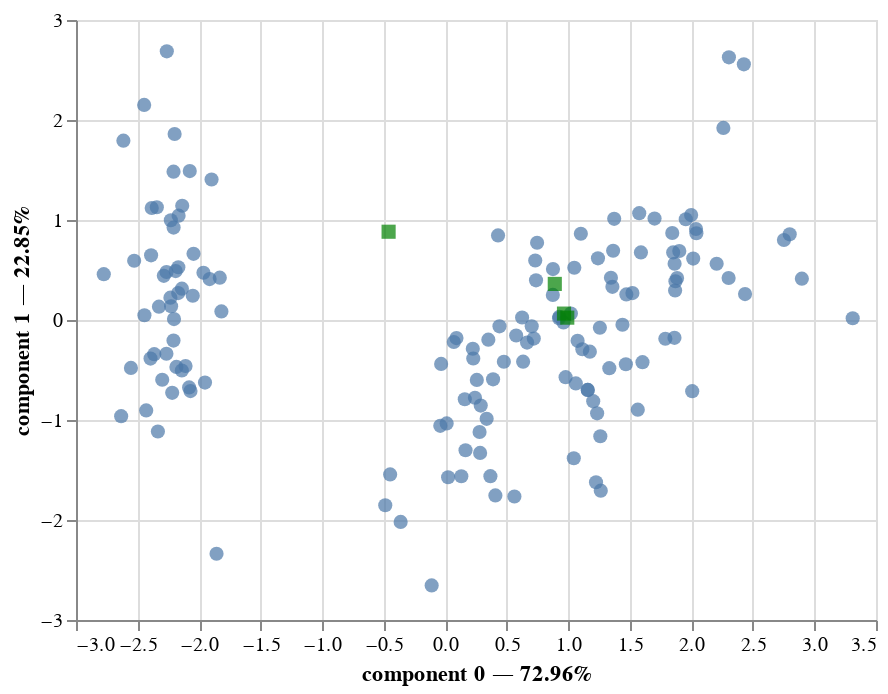

Notebook code for this chart:
### Markdown cell above
Each column stands for a principal component whilst each row stands a row in the original dataset. You can display these projections with the plot_row_coordinates method:

### Code cell
pca.plot(
    X,
    x_component=0,
    y_component=1,
    #color_by=y,
    show_rows=True,
    show_columns=True
)

### Figure 1 — Vega-Lite specification as saved in the notebook (floating-point values rounded to 4 significant figures; data arrays with more than 128 entries replaced by an {"elided": "..."} marker saying what was removed)
{"config": {"view": {"continuousWidth": 400, "continuousHeight": 300}}, "layer": [{"mark": {"type": "circle", "size": 50}, "encoding": {"tooltip": [{"field": "index", "type": "quantitative"}, {"field": "component 0", "type": "quantitative"}, {"field": "component 1", "type": "quantitative"}], "x": {"axis": {"title": "component 0 — 72.96%"}, "field": "component 0", "scale": {"zero": false}, "type": "quantitative"}, "y": {"axis": {"title": "component 1 — 22.85%"}, "field": "component 1", "scale": {"zero": false}, "type": "quantitative"}}, "selection": {"selector002": {"type": "interval", "bind": "scales", "encodings": ["x", "y"]}}}, {"data": {"name": "data-8cb0781668c48e412e3ea6bce2ae4a5b"}, "mark": {"type": "square", "color": "green", "size": 50}, "encoding": {"tooltip": [{"field": "variable", "type": "nominal"}], "x": {"field": "component 0", "scale": {"zero": false}, "type": "quantitative"}, "y": {"field": "component 1", "scale": {"zero": false}, "type": "quantitative"}}}], "data": {"name": "data-d2e1009bdee43dbbc296b7fff755560a"}, "$schema": "https://vega.github.io/schema/vega-lite/v4.17.0.json", "datasets": {"data-d2e1009bdee43dbbc296b7fff755560a": {"elided": "150 records"}, "data-8cb0781668c48e412e3ea6bce2ae4a5b": [{"variable": "Sepal length", "component 0": 0.8902, "component 1": 0.3608}, {"variable": "Sepal width", "component 0": -0.4601, "component 1": 0.8827}, {"variable": "Petal length", "component 0": 0.9916, "component 1": 0.02342}, {"variable": "Petal width", "component 0": 0.965, "component 1": 0.064}]}}
